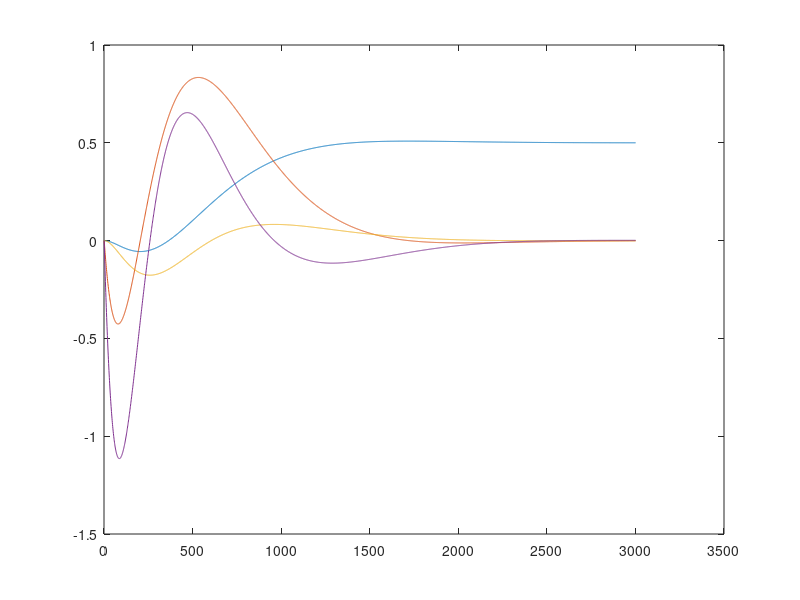

Source code (MATLAB):
close all
clear all

A = [0		1			0			0;...
	 0		-0.1818		2.6727		0;...
	 0		0			0			1;...
	 0		-0.4545		31.1818		0];

B = [0; 1.8182; 0; 4.5455];

C = [1 0 0 0; 0 0 1 0];

D = 0;


Q = eye(4);
R = eye(1);

Q(1,1)=200;
Q(2,2)=1;
Q(3,3)=100;
Q(4,4)=1;

[K,P,e] = lqr(A,B,Q,R);

N = inv([A,B; C(1,:),D])*[zeros(1,length(A)) 1]';

Nx = N(1:end-1);
Nu = N(end);
Nbar = Nu+K*Nx;

Acl = A-B*K;
Bcl = B*Nbar;


syscl =  ss(Acl,Bcl,C,0);


X0 = [ 0; 0; 0; 0];

t = 0:0.001:3;
r = ones(length(t),1)*0.5;


[Y,t,X] = lsim(syscl,r,t,X0);

plot(X);